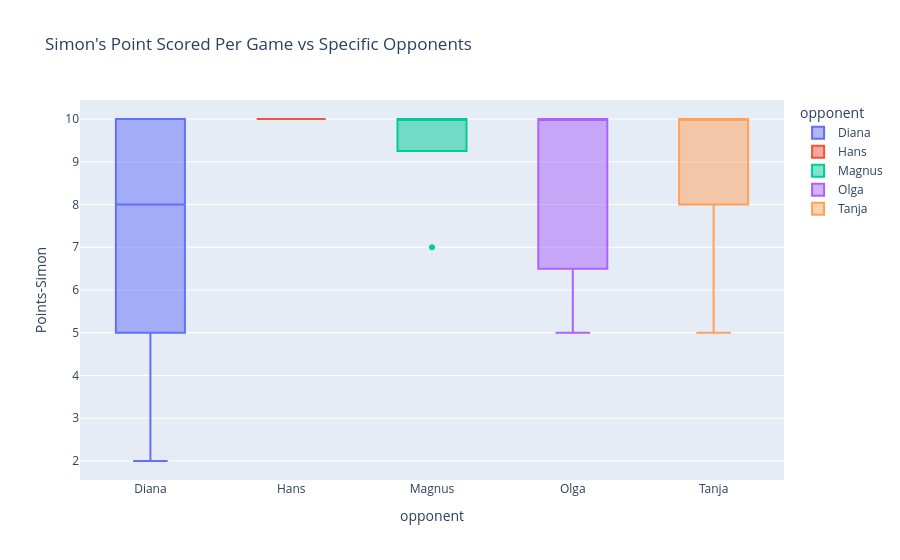

Notebook cell for this chart:
### Markdown cell above
## Head to Head stats for Simon vs All

### Code cell
df_results = results_player_data('Simon').copy() # Safe copy
df_results['opponent'] = np.where(df_results['player_1'] == 'Simon', df_results['player_2'], df_results['player_1'])
df_results['Points-Simon'] = np.where(df_results['player_1'] == 'Simon', df_results['points_player_1'], df_results['points_player_2'])

fig = px.box(df_results, x='opponent', y='Points-Simon', color='opponent', title="Simon's Point Scored Per Game vs Specific Opponents")
fig.show()

### Figure 1 — Plotly figure (JSON) as saved in the notebook; plotly's stock layout.template omitted (floating-point values rounded to 4 significant figures)
{"data": [{"alignmentgroup": "True", "hovertemplate": "opponent=%{x}<br>Points-Simon=%{y}<extra></extra>", "legendgroup": "Diana", "marker": {"color": "#636efa"}, "name": "Diana", "notched": false, "offsetgroup": "Diana", "orientation": "v", "showlegend": true, "type": "box", "x": ["Diana", "Diana", "Diana", "Diana", "Diana"], "x0": " ", "xaxis": "x", "y": [10, 10, 6, 2, 8], "y0": " ", "yaxis": "y"}, {"alignmentgroup": "True", "hovertemplate": "opponent=%{x}<br>Points-Simon=%{y}<extra></extra>", "legendgroup": "Hans", "marker": {"color": "#EF553B"}, "name": "Hans", "notched": false, "offsetgroup": "Hans", "orientation": "v", "showlegend": true, "type": "box", "x": ["Hans", "Hans", "Hans", "Hans", "Hans"], "x0": " ", "xaxis": "x", "y": [10, 10, 10, 10, 10], "y0": " ", "yaxis": "y"}, {"alignmentgroup": "True", "hovertemplate": "opponent=%{x}<br>Points-Simon=%{y}<extra></extra>", "legendgroup": "Magnus", "marker": {"color": "#00cc96"}, "name": "Magnus", "notched": false, "offsetgroup": "Magnus", "orientation": "v", "showlegend": true, "type": "box", "x": ["Magnus", "Magnus", "Magnus", "Magnus", "Magnus"], "x0": " ", "xaxis": "x", "y": [10, 10, 7, 10, 10], "y0": " ", "yaxis": "y"}, {"alignmentgroup": "True", "hovertemplate": "opponent=%{x}<br>Points-Simon=%{y}<extra></extra>", "legendgroup": "Olga", "marker": {"color": "#ab63fa"}, "name": "Olga", "notched": false, "offsetgroup": "Olga", "orientation": "v", "showlegend": true, "type": "box", "x": ["Olga", "Olga", "Olga", "Olga", "Olga"], "x0": " ", "xaxis": "x", "y": [10, 5, 10, 7, 10], "y0": " ", "yaxis": "y"}, {"alignmentgroup": "True", "hovertemplate": "opponent=%{x}<br>Points-Simon=%{y}<extra></extra>", "legendgroup": "Tanja", "marker": {"color": "#FFA15A"}, "name": "Tanja", "notched": false, "offsetgroup": "Tanja", "orientation": "v", "showlegend": true, "type": "box", "x": ["Tanja", "Tanja", "Tanja", "Tanja", "Tanja"], "x0": " ", "xaxis": "x", "y": [10, 9, 5, 10, 10], "y0": " ", "yaxis": "y"}], "layout": {"boxmode": "overlay", "legend": {"title": {"text": "opponent"}, "tracegroupgap": 0}, "title": {"text": "Simon's Point Scored Per Game vs Specific Opponents"}, "xaxis": {"anchor": "y", "categoryarray": ["Diana", "Hans", "Magnus", "Olga", "Tanja"], "categoryorder": "array", "domain": [0, 1], "title": {"text": "opponent"}}, "yaxis": {"anchor": "x", "domain": [0, 1], "title": {"text": "Points-Simon"}}}}
